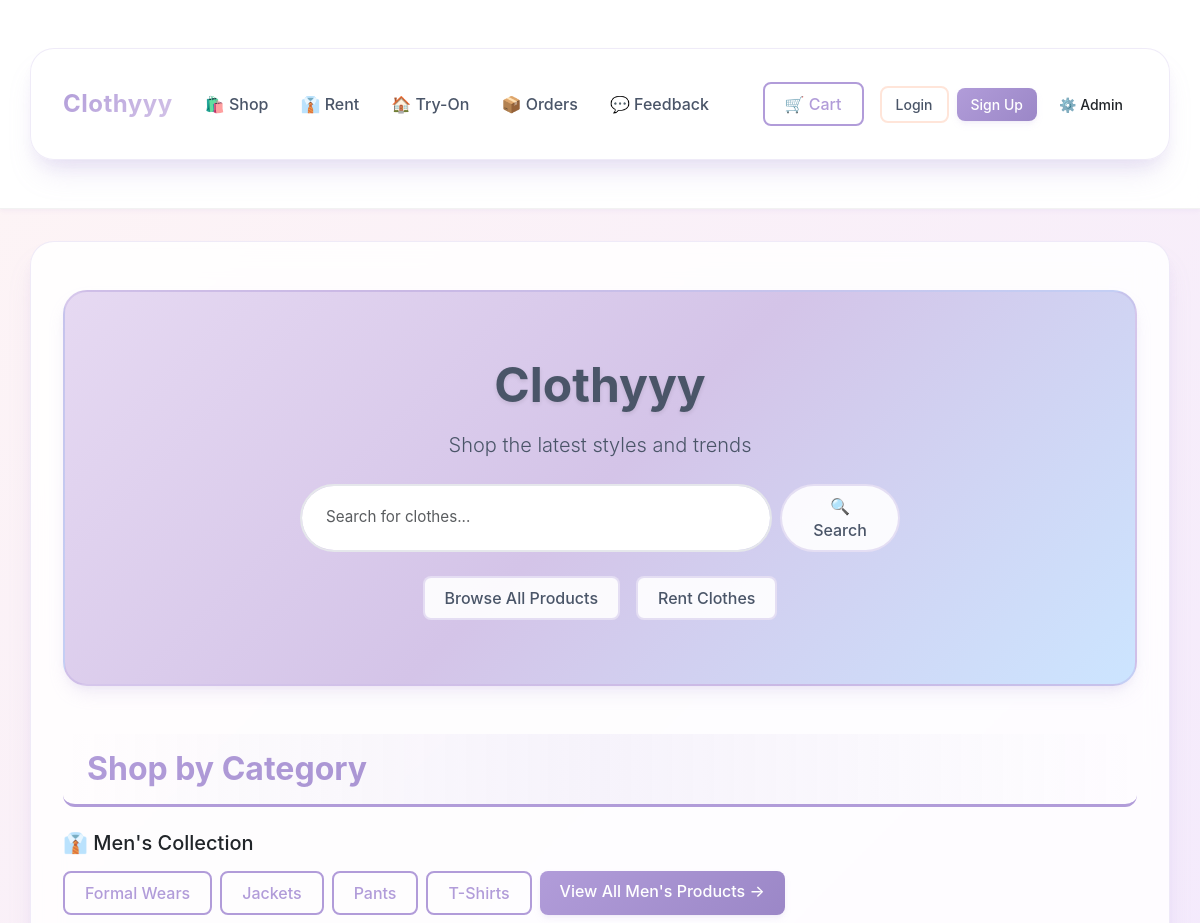
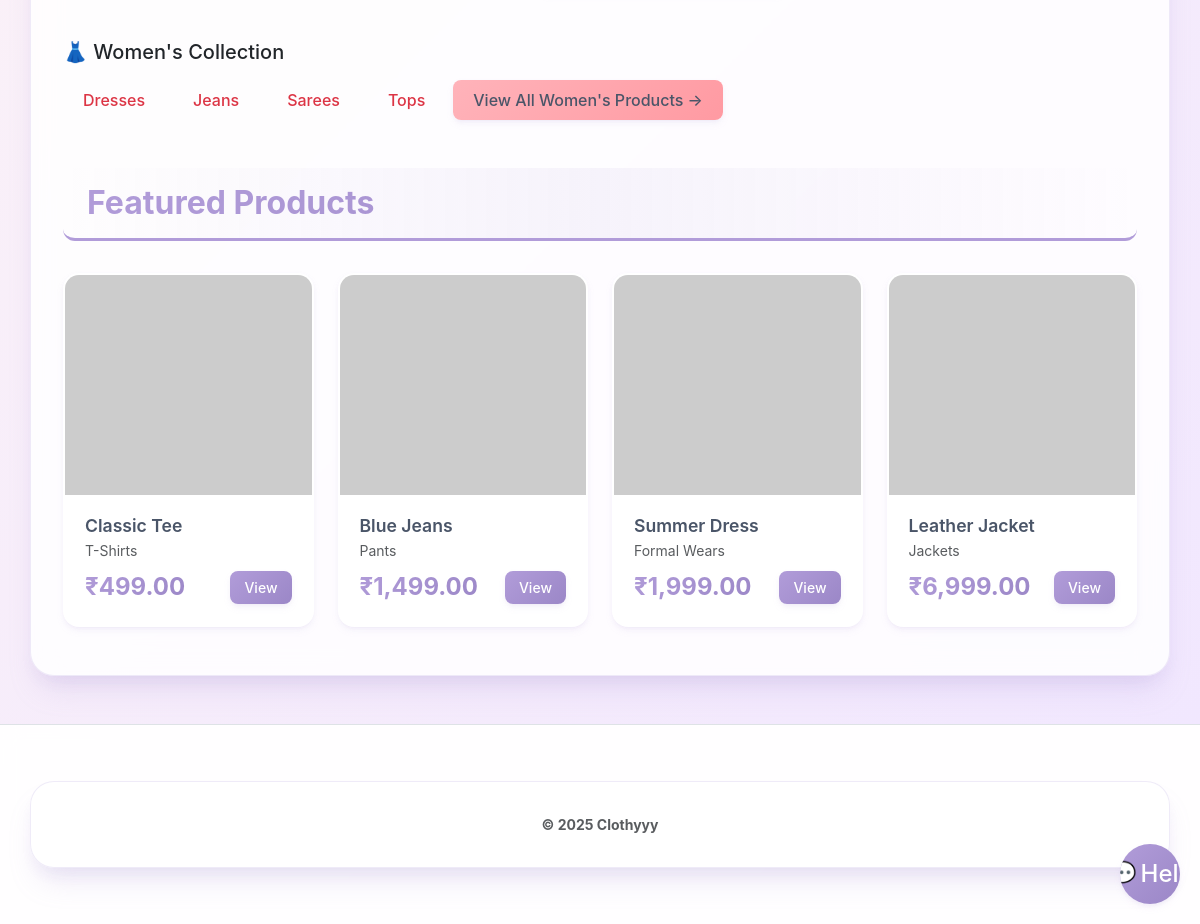
The page /public/index.php on the database its author committed (2 pictures, top to bottom).
### tables this page shows
CREATE TABLE IF NOT EXISTS categories (
  id INT AUTO_INCREMENT PRIMARY KEY,
  name VARCHAR(100) NOT NULL,
  gender ENUM('men', 'women') DEFAULT NULL
);

CREATE TABLE IF NOT EXISTS products (
  id INT AUTO_INCREMENT PRIMARY KEY,
  name VARCHAR(200) NOT NULL,
  description TEXT,
  price DECIMAL(10,2) NOT NULL DEFAULT 0,
  image_url VARCHAR(500),
  category_id INT DEFAULT NULL,
  is_active TINYINT(1) NOT NULL DEFAULT 1,
  is_rentable TINYINT(1) NOT NULL DEFAULT 0,
  rental_only TINYINT(1) NOT NULL DEFAULT 0,
  created_at DATETIME NOT NULL DEFAULT CURRENT_TIMESTAMP,
  FOREIGN KEY (category_id) REFERENCES categories(id) ON DELETE SET NULL
);

### src/lib/auth.php (called while the page is built, shortened)
<?php
	require_once __DIR__ . '/db.php';
	function auth_user() {
		return $_SESSION['user'] ?? null;
	}

### src/lib/db.php (called while the page is built, shortened)
<?php
	function db_pdo() {
		static $pdo = null;
		if ($pdo !== null) return $pdo;
		$dsn = 'mysql:host=' . DB_HOST . ';dbname=' . DB_NAME . ';charset=' . DB_CHARSET;
		$options = [
			PDO::ATTR_ERRMODE => PDO::ERRMODE_EXCEPTION,
			PDO::ATTR_DEFAULT_FETCH_MODE => PDO::FETCH_ASSOC,
		];
		$pdo = new PDO($dsn, DB_USER, DB_PASS, $options);
		return $pdo;
	}
	function db_fetch_all($sql, $params = []) {
		$stmt = db_pdo()->prepare($sql);
		$stmt->execute($params);
		return $stmt->fetchAll();
	}

### src/lib/helpers.php (called while the page is built, shortened)
<?php
	function e($value) {
		return htmlspecialchars((string)$value, ENT_QUOTES, 'UTF-8');
	}

### public/index.php (the view, shortened to what this page needs)
<?php
	require_once __DIR__ . '/../src/lib/db.php';
	require_once __DIR__ . '/../src/lib/helpers.php';
?>
<?php include __DIR__ . '/../src/partials/header.php'; ?>
<div class="container py-5">
	<div class="hero mb-5">
		<h1>Clothyyy</h1>
		<p class="lead mb-4">Shop the latest styles and trends</p>
		<form action="/clothyyy/public/products.php" method="get" class="d-flex justify-content-center gap-2" role="search" style="max-width: 600px; margin: 0 auto;">
			<input class="form-control" type="search" name="q" placeholder="Search for clothes..." aria-label="Search" style="border-radius: 50px;">
			<button class="btn btn-light" type="submit" style="border-radius: 50px; min-width: 120px;">🔍 Search</button>
		</form>
		<div class="mt-4 d-flex justify-content-center gap-3 flex-wrap">
			<a href="/clothyyy/public/products.php" class="btn btn-light">Browse All Products</a>
			<a href="/clothyyy/public/rent/index.php" class="btn btn-light">Rent Clothes</a>
		</div>
	</div>
	<?php
		$allCategories = db_fetch_all("SELECT * FROM categories WHERE gender IS NOT NULL ORDER BY gender ASC, name ASC");
		$menCategories = array_filter($allCategories, function($c) { return $c['gender'] === 'men'; });
		$womenCategories = array_filter($allCategories, function($c) { return $c['gender'] === 'women'; });
	?>
	<?php if (!empty($menCategories) || !empty($womenCategories)): ?>
		<div class="section-header mb-4">
			<h2>Shop by Category</h2>
		</div>
		<?php if (!empty($menCategories)): ?>
			<div class="mb-5">
				<h3 class="h5 mb-3">👔 Men's Collection</h3>
				<div class="d-flex flex-wrap gap-2">
					<?php foreach ($menCategories as $cat): ?>
						<a href="/clothyyy/public/products.php?category=<?php echo (int)$cat['id']; ?>" class="btn btn-outline-primary">
							<?php echo e($cat['name']); ?>
						</a>
					<?php endforeach; ?>
					<a href="/clothyyy/public/products.php?gender=men" class="btn btn-primary">
						View All Men's Products →
					</a>
				</div>
			</div>
		<?php endif; ?>
		<?php if (!empty($womenCategories)): ?>
			<div class="mb-5">
				<h3 class="h5 mb-3">👗 Women's Collection</h3>
				<div class="d-flex flex-wrap gap-2">
					<?php foreach ($womenCategories as $cat): ?>
						<a href="/clothyyy/public/products.php?category=<?php echo (int)$cat['id']; ?>" class="btn btn-outline-danger">
							<?php echo e($cat['name']); ?>
						</a>
					<?php endforeach; ?>
					<a href="/clothyyy/public/products.php?gender=women" class="btn btn-danger">
						View All Women's Products →
					</a>
				</div>
			</div>
		<?php endif; ?>
	<?php endif; ?>
	<div class="section-header">
		<h2>Featured Products</h2>
	</div>
	<div class="row g-4">
		<?php
			$products = db_fetch_all("SELECT p.*, c.name AS category_name FROM products p LEFT JOIN categories c ON c.id = p.category_id WHERE p.is_active = 1 AND (p.rental_only = 0 OR p.rental_only IS NULL) ORDER BY p.created_at DESC LIMIT 8");
			foreach ($products as $p):
		?>
			<div class="col-6 col-md-3">
				<div class="card h-100 product-card">
					<?php if (!empty($p['image_url'])): ?>
						<img src="<?php echo e($p['image_url']); ?>" class="card-img-top" alt="<?php echo e($p['name']); ?>">
					<?php else: ?>
						<div class="ratio ratio-4x3 bg-light d-flex align-items-center justify-content-center">
							<span class="text-muted">No Image</span>
						</div>
					<?php endif; ?>
					<div class="card-body d-flex flex-column">
						<h5 class="card-title mb-1"><?php echo e($p['name']); ?></h5>
						<small class="text-muted mb-2"><?php echo e($p['category_name'] ?? ''); ?></small>
						<div class="mt-auto d-flex justify-content-between align-items-center">
							<span class="price">₹<?php echo number_format((float)$p['price'], 2); ?></span>
							<a href="/clothyyy/public/product.php?id=<?php echo (int)$p['id']; ?>" class="btn btn-sm btn-primary">View</a>
						</div>
					</div>
				</div>
			</div>
		<?php endforeach; ?>
	</div>
</div>
<?php include __DIR__ . '/../src/partials/footer.php'; ?>

### src/partials/header.php (shortened to what this page needs)
<?php
	require_once __DIR__ . '/../lib/helpers.php';
	require_once __DIR__ . '/../lib/auth.php';
	$user = auth_user();
?>
<!doctype html>
<html lang="en">
<head>
	<link href="https://cdn.jsdelivr.net/npm/bootstrap@5.3.3/dist/css/bootstrap.min.css" rel="stylesheet">
	<link href="/clothyyy/public/assets/css/styles.css" rel="stylesheet">
</head>
<body>
	<nav class="navbar navbar-expand-lg bg-body-tertiary">
		<div class="container">
			<a class="navbar-brand fw-bold" href="/clothyyy/public/index.php"><?php echo APP_NAME; ?></a>
			<div class="collapse navbar-collapse" id="navbarNav">
				<ul class="navbar-nav me-auto mb-2 mb-lg-0">
					<li class="nav-item"><a class="nav-link" href="/clothyyy/public/products.php">🛍️ Shop</a></li>
					<li class="nav-item"><a class="nav-link" href="/clothyyy/public/rent/index.php">👔 Rent</a></li>
					<li class="nav-item"><a class="nav-link" href="/clothyyy/public/tryon.php">🏠 Try-On</a></li>
					<li class="nav-item"><a class="nav-link" href="/clothyyy/public/orders.php">📦 Orders</a></li>
					<li class="nav-item"><a class="nav-link" href="/clothyyy/public/feedback.php">💬 Feedback</a></li>
				</ul>
				<div class="d-flex align-items-center gap-2">
					<a href="/clothyyy/public/cart.php" class="btn btn-outline-primary me-2 position-relative">
						🛒 Cart
					</a>
					<?php if ($user): ?>
						<span class="small text-muted d-none d-md-inline">👋 Hi, <?php echo e($user['name']); ?></span>
						<a href="/clothyyy/public/auth/logout.php" class="btn btn-outline-secondary btn-sm">Logout</a>
					<?php else: ?>
						<a href="/clothyyy/public/auth/login.php" class="btn btn-outline-secondary btn-sm">Login</a>
						<a href="/clothyyy/public/auth/register.php" class="btn btn-primary btn-sm">Sign Up</a>
					<?php endif; ?>
					<a href="/clothyyy/public/admin/login.php" class="btn btn-outline-dark btn-sm">⚙️ Admin</a>
				</div>
			</div>
		</div>
	</nav>

### src/partials/footer.php (shortened to what this page needs)
	<footer class="border-top mt-5 py-4">
		<div class="container small text-muted">
			<div class="d-flex justify-content-center"><b>
				<span>&copy; <?php echo date('Y'); ?> <?php echo APP_NAME; ?></span><b>
			</div>
		</div>
	</footer>
</body>
</html>

### rows shown on the page
categories: name "Formal Wears"
categories: name "Jackets"
categories: name "Pants"
categories: name "T-Shirts"
categories: name "Dresses"
categories: name "Jeans"
categories: name "Sarees"
categories: name "Tops"
products: name "Classic Tee", category.name "T-Shirts", price "499.00"
products: name "Blue Jeans", category.name "Pants", price "1,499.00"
products: name "Summer Dress", category.name "Formal Wears", price "1,999.00"
products: name "Leather Jacket", category.name "Jackets", price "6,999.00"

### other values the page prints
APP_NAME "Clothyyy"
